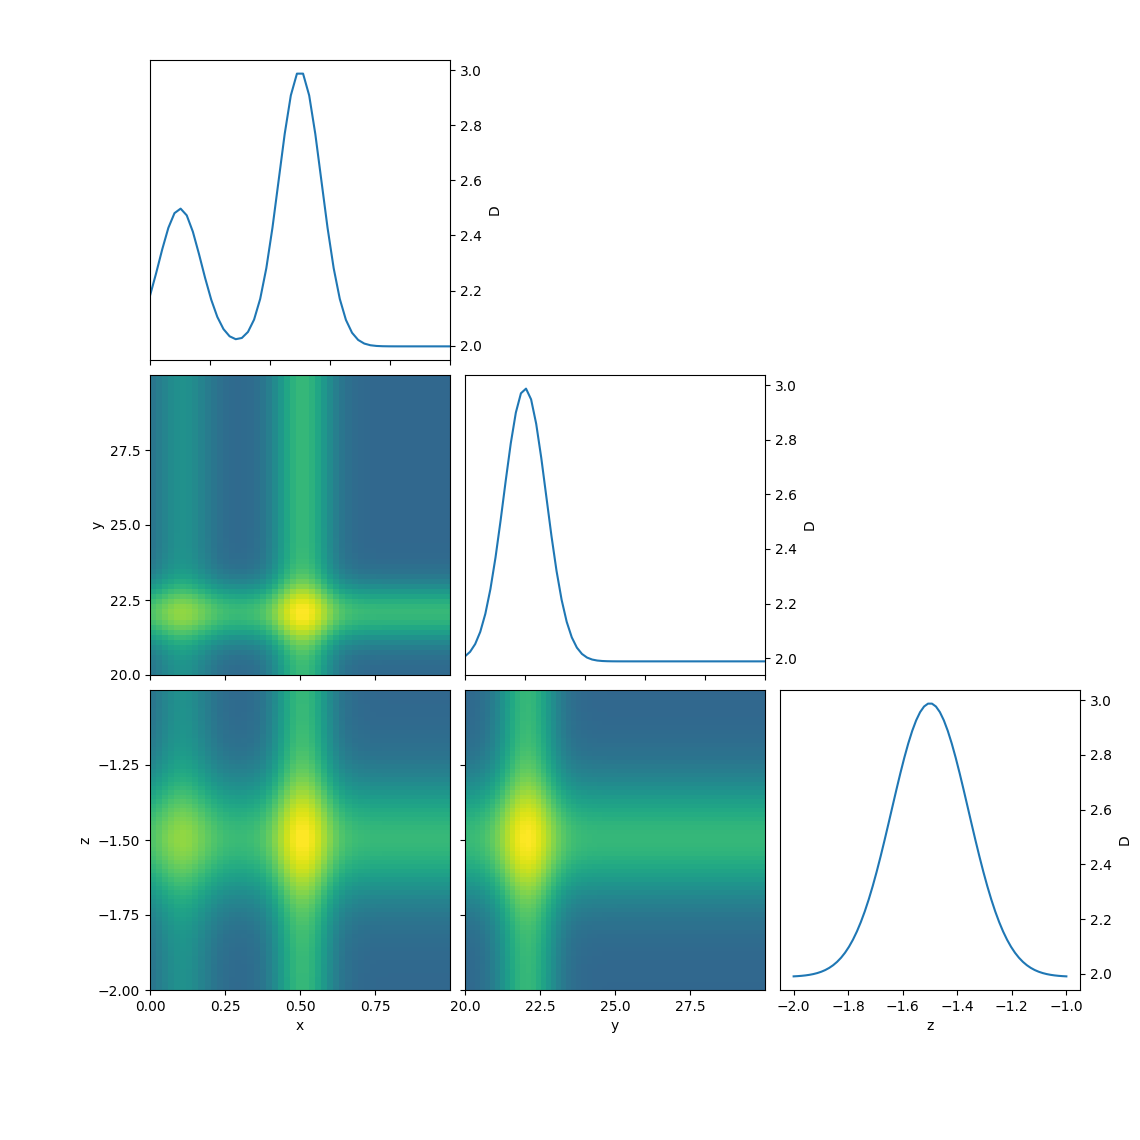

Source code (Python):
import numpy as np
import projection_matrix as pmp

# Generate example data
x = np.linspace(0, 1, 50)
y = np.linspace(20, 30, 60)
z = np.linspace(-2, -1, 70)
x0, y0, z0 = 0.5, 22, -1.5
X, Y, Z = np.meshgrid(x, y, z, indexing='ij')
sigmax = 0.1
sigmay = 1
sigmaz = 0.2
D = (np.exp(-(X-x0)**2/sigmax**2)
     + 0.5*np.exp(-(X-0.1)**2/sigmax**2)
     + np.exp(-(Y-y0)**2/sigmay**2)
     + np.exp(-(Z-z0)**2/sigmaz**2))

fig, axes = pmp.projection_matrix(
    D, xyz=[x, y, z], labels=['x', 'y', 'z', 'D'],
    projection=pmp.slice_max,
    #projection=np.max
    )
fig.savefig('example')

